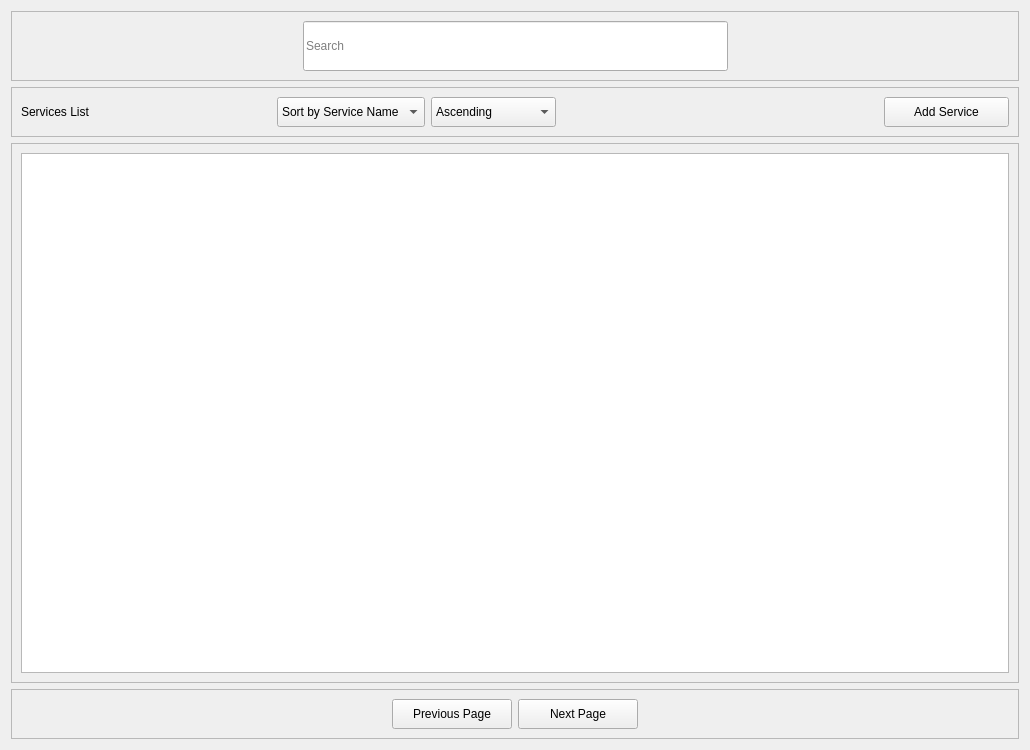
<?xml version="1.0" encoding="UTF-8"?>
<ui version="4.0">
 <class>Widget</class>
 <widget class="QWidget" name="Widget">
  <property name="geometry">
   <rect>
    <x>0</x>
    <y>0</y>
    <width>1030</width>
    <height>750</height>
   </rect>
  </property>
  <property name="minimumSize">
   <size>
    <width>1030</width>
    <height>750</height>
   </size>
  </property>
  <property name="windowTitle">
   <string>Form</string>
  </property>
  <layout class="QGridLayout" name="gridLayout">
   <item row="1" column="0">
    <widget class="QFrame" name="services_list_label_and_actions_frame">
     <property name="minimumSize">
      <size>
       <width>0</width>
       <height>50</height>
      </size>
     </property>
     <property name="frameShape">
      <enum>QFrame::StyledPanel</enum>
     </property>
     <property name="frameShadow">
      <enum>QFrame::Raised</enum>
     </property>
     <layout class="QGridLayout" name="gridLayout_4">
      <item row="1" column="1">
       <widget class="QComboBox" name="sort_by_combobox">
        <property name="minimumSize">
         <size>
          <width>125</width>
          <height>30</height>
         </size>
        </property>
        <property name="cursor">
         <cursorShape>PointingHandCursor</cursorShape>
        </property>
        <item>
         <property name="text">
          <string>Sort by Service Name</string>
         </property>
        </item>
        <item>
         <property name="text">
          <string>Sort by Rate</string>
         </property>
        </item>
       </widget>
      </item>
      <item row="1" column="0">
       <widget class="QLabel" name="services_list_label">
        <property name="minimumSize">
         <size>
          <width>250</width>
          <height>0</height>
         </size>
        </property>
        <property name="text">
         <string>Services List</string>
        </property>
       </widget>
      </item>
      <item row="1" column="2">
       <widget class="QComboBox" name="sort_type_combobox">
        <property name="minimumSize">
         <size>
          <width>125</width>
          <height>30</height>
         </size>
        </property>
        <property name="cursor">
         <cursorShape>PointingHandCursor</cursorShape>
        </property>
        <item>
         <property name="text">
          <string>Ascending</string>
         </property>
        </item>
        <item>
         <property name="text">
          <string>Descending</string>
         </property>
        </item>
       </widget>
      </item>
      <item row="1" column="3">
       <spacer name="hs_3">
        <property name="orientation">
         <enum>Qt::Horizontal</enum>
        </property>
        <property name="sizeHint" stdset="0">
         <size>
          <width>40</width>
          <height>20</height>
         </size>
        </property>
       </spacer>
      </item>
      <item row="1" column="4">
       <widget class="QPushButton" name="add_service_button">
        <property name="minimumSize">
         <size>
          <width>125</width>
          <height>30</height>
         </size>
        </property>
        <property name="cursor">
         <cursorShape>PointingHandCursor</cursorShape>
        </property>
        <property name="text">
         <string>Add Service</string>
        </property>
       </widget>
      </item>
     </layout>
    </widget>
   </item>
   <item row="0" column="0">
    <widget class="QFrame" name="search_bar_frame">
     <property name="minimumSize">
      <size>
       <width>0</width>
       <height>50</height>
      </size>
     </property>
     <property name="frameShape">
      <enum>QFrame::StyledPanel</enum>
     </property>
     <property name="frameShadow">
      <enum>QFrame::Raised</enum>
     </property>
     <layout class="QGridLayout" name="gridLayout_3">
      <property name="leftMargin">
       <number>0</number>
      </property>
      <property name="rightMargin">
       <number>0</number>
      </property>
      <property name="spacing">
       <number>0</number>
      </property>
      <item row="0" column="0">
       <spacer name="hs_1">
        <property name="orientation">
         <enum>Qt::Horizontal</enum>
        </property>
        <property name="sizeHint" stdset="0">
         <size>
          <width>40</width>
          <height>20</height>
         </size>
        </property>
       </spacer>
      </item>
      <item row="0" column="1">
       <widget class="QLineEdit" name="search_lineedit">
        <property name="minimumSize">
         <size>
          <width>425</width>
          <height>50</height>
         </size>
        </property>
        <property name="readOnly">
         <bool>false</bool>
        </property>
        <property name="placeholderText">
         <string>Search</string>
        </property>
       </widget>
      </item>
      <item row="0" column="2">
       <spacer name="hs_2">
        <property name="orientation">
         <enum>Qt::Horizontal</enum>
        </property>
        <property name="sizeHint" stdset="0">
         <size>
          <width>40</width>
          <height>20</height>
         </size>
        </property>
       </spacer>
      </item>
     </layout>
    </widget>
   </item>
   <item row="2" column="0">
    <widget class="QFrame" name="service_table_view_frame">
     <property name="frameShape">
      <enum>QFrame::StyledPanel</enum>
     </property>
     <property name="frameShadow">
      <enum>QFrame::Raised</enum>
     </property>
     <layout class="QGridLayout" name="gridLayout_2">
      <item row="0" column="0">
       <widget class="QTableView" name="services_table_view">
        <property name="showGrid">
         <bool>false</bool>
        </property>
        <attribute name="verticalHeaderVisible">
         <bool>false</bool>
        </attribute>
       </widget>
      </item>
     </layout>
    </widget>
   </item>
   <item row="3" column="0">
    <widget class="QFrame" name="page_buttons_frame">
     <property name="minimumSize">
      <size>
       <width>0</width>
       <height>50</height>
      </size>
     </property>
     <property name="frameShape">
      <enum>QFrame::StyledPanel</enum>
     </property>
     <property name="frameShadow">
      <enum>QFrame::Raised</enum>
     </property>
     <layout class="QGridLayout" name="gridLayout_5">
      <item row="0" column="0">
       <spacer name="hs_4">
        <property name="orientation">
         <enum>Qt::Horizontal</enum>
        </property>
        <property name="sizeHint" stdset="0">
         <size>
          <width>40</width>
          <height>20</height>
         </size>
        </property>
       </spacer>
      </item>
      <item row="0" column="2">
       <widget class="QPushButton" name="next_page_button">
        <property name="minimumSize">
         <size>
          <width>120</width>
          <height>30</height>
         </size>
        </property>
        <property name="cursor">
         <cursorShape>PointingHandCursor</cursorShape>
        </property>
        <property name="text">
         <string>Next Page</string>
        </property>
       </widget>
      </item>
      <item row="0" column="1">
       <widget class="QPushButton" name="previous_page_button">
        <property name="minimumSize">
         <size>
          <width>120</width>
          <height>30</height>
         </size>
        </property>
        <property name="cursor">
         <cursorShape>PointingHandCursor</cursorShape>
        </property>
        <property name="text">
         <string>Previous Page</string>
        </property>
       </widget>
      </item>
      <item row="0" column="3">
       <spacer name="hs_5">
        <property name="orientation">
         <enum>Qt::Horizontal</enum>
        </property>
        <property name="sizeHint" stdset="0">
         <size>
          <width>40</width>
          <height>20</height>
         </size>
        </property>
       </spacer>
      </item>
     </layout>
    </widget>
   </item>
  </layout>
 </widget>
 <resources/>
 <connections/>
</ui>
